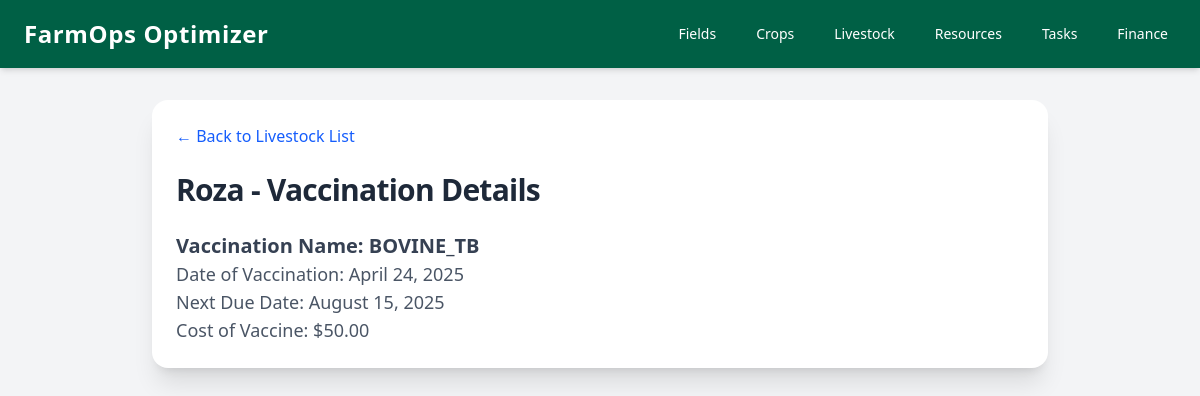
The app's page /livestock/vaccination/1/ with its own data.
### livestock/models.py (models this page shows, shortened)
class VaccinationRecord(models.Model):
    VACCINATION_CHOICES = [
        ('RABIES', 'Rabies'),
        ('BOVINE_TB', 'Bovine Tuberculosis'),
        ('BRUCELLOSIS', 'Brucellosis'),
        ('IBR', 'Infectious Bovine Rhinotracheitis'),
        ('BVD', 'Bovine Viral Diarrhea'),
        ('LEPTOSPIROSIS', 'Leptospirosis'),
        ('BLACKLEG', 'Blackleg'),
        ('FOOT_AND_MOUTH', 'Foot and Mouth Disease'),
        ('ANTHRAX', 'Anthrax'),
        ('BLUETONGUE', 'Bluetongue'),
        ('SHEEP_POX', 'Sheep Pox'),
        ('OVINE_TACHENG', 'Ovine Tacheng'),
        ('SHEEP_ERYSIPELOTHRIX', 'Erysipelothrix (Sheep)'),
        ('MASTITIS', 'Mastitis Vaccine'),
        ('CSF', 'Classical Swine Fever'),
        ('ASF', 'African Swine Fever'),
        ('SWINE_INFLUENZA', 'Swine Influenza'),
        ('TETANUS', 'Tetanus'),
        ('HOG_CHOLERA', 'Hog Cholera'),
        ('CHICKEN_POX', 'Chickenpox'),
        ('AVIAN_FLU', 'Avian Influenza'),
        ('NEWCASTLE_DISEASE', 'Newcastle Disease'),
        ('FOWL_POX', 'Fowl Pox'),
        ('SALMONELLOSIS', 'Salmonellosis'),
        ('CAMPYLOBACTERIOSIS', 'Campylobacteriosis'),
        ('PARVOVIRUS', 'Parvovirus'),
        ('LEUKEMIA', 'Leukemia'),
        ('TUBERCULOSIS', 'Tuberculosis (Bovine)'),
        ('EPM', 'Equine Protozoal Myeloencephalitis'),
        ('ROTAVIRUS', 'Rotavirus'),
        ('CALF_DIARRHEA', 'Calf Diarrhea Vaccine'),
        ('HEARTWORM', 'Heartworm Vaccine'),
        ('FLEA_TICK', 'Flea and Tick Prevention'),
        ('INFLUENZA_A', 'Influenza A Vaccine'),
        ('RHINO', 'Rhinovirus'),
        ('OTHER', 'Other')
    ]
    livestock = models.ForeignKey(Livestock, on_delete=models.CASCADE, related_name='vaccination_records')
    vaccination_name = models.CharField(max_length=100, choices=VACCINATION_CHOICES)
    vaccination_date = models.DateField()
    next_due_date = models.DateField(null=True, blank=True)
    custom_vaccination_name = models.CharField(max_length=100, blank=True, null=True)
    cost_of_vaccine = models.DecimalField(max_digits=10, decimal_places=2, null=True, blank=True)

class Livestock(models.Model):
    GENDER_CHOICES = [
        ('MALE', 'Male'),
        ('FEMALE', 'Female'),
    ]
    species = models.ForeignKey(Species, on_delete=models.CASCADE)
    name = models.CharField(max_length=100)
    gender = models.CharField(max_length=10, choices=GENDER_CHOICES, default='MALE')
    birth_date = models.DateTimeField(null=True, blank=True)
    weight = models.FloatField(null=True, blank=True)
    breed = models.CharField(max_length=100, blank=True, null=True)
    grazing_field = models.ForeignKey(GrazingField, on_delete=models.SET_NULL, null=True, blank=True)
    user = models.ForeignKey(User, on_delete=models.CASCADE, related_name='livestocks', null=True)
    herd = models.ForeignKey(Herd, on_delete=models.SET_NULL, null=True, blank=True, related_name='livestock')

### livestock/views.py (the view)
# urls.py: path('vaccination/<int:id>/', views.vaccination_detail, name='vaccination_detail'),
def vaccination_detail(request, id):
    vaccination = get_object_or_404(VaccinationRecord, id=id)
    return render(request, 'livestock/vaccination_detail.html', {'vaccination': vaccination})

### livestock/templates/livestock/vaccination_detail.html (shortened to what this page needs)
{% extends 'base.html' %}
{% block content %}
<div class="max-w-4xl mx-auto p-6 bg-white shadow-xl rounded-2xl">
    <div class="mb-6">
        <a href="{% url 'livestock:livestock_list' %}" class="text-blue-600 hover:text-blue-800">&larr; Back to Livestock List</a>
    </div>
    <div class="flex items-center justify-between mb-6">
        <h2 class="text-3xl font-bold text-gray-800 tracking-tight">{{ vaccination.livestock.name }} - Vaccination Details</h2>
    </div>
    <div class="space-y-6">
        <div>
            <p class="text-xl font-semibold text-gray-700">Vaccination Name: {{ vaccination.vaccination_name }}</p>
            <p class="text-lg text-gray-600">Date of Vaccination: {{ vaccination.vaccination_date|date:"F j, Y" }}</p>
            <p class="text-lg text-gray-600">Next Due Date: {{ vaccination.next_due_date|date:"F j, Y" }}</p>
            <p class="text-lg text-gray-600">Cost of Vaccine: ${{ vaccination.cost_of_vaccine }}</p>
        </div>
    </div>
</div>
{% endblock %}

### records on screen
VaccinationRecord: livestock.name "Roza", vaccination_name "BOVINE_TB", vaccination_date "April 24, 2025", next_due_date "August 15, 2025", cost_of_vaccine "50.00"
